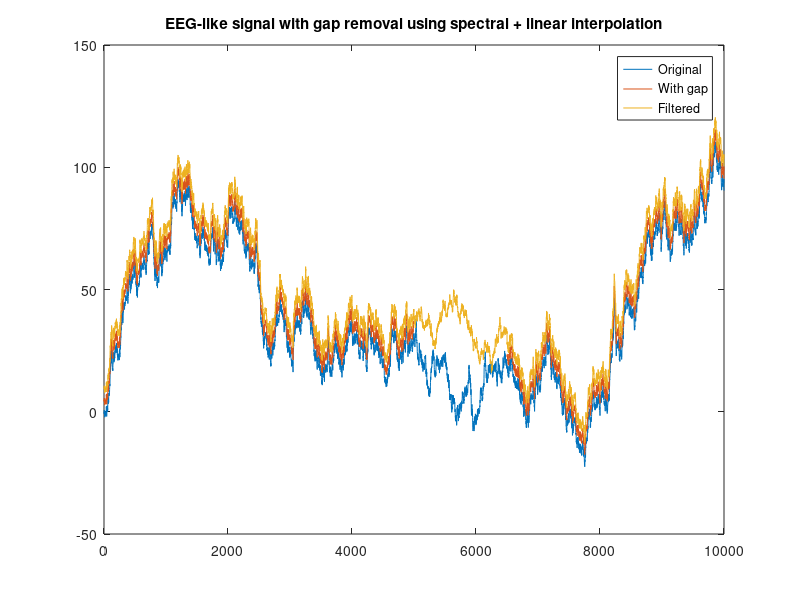

Here is the MATLAB script that generated this plot:
clc; clear all; close all;
% Clear command window, clear workspace, close all figures.
% Good practice at the start of a script.

% number of points in signal
n = 10000;
% Total length of the synthetic signal = 10 000 samples.

% create signal
[origsig,signal] = deal( cumsum( randn(n,1) ) );
% randn(n,1)       → Gaussian white noise (zero mean, variance 1)
% cumsum(...)      → cumulative sum → creates a 1/f-like random walk
%                     (low-frequency drift + higher-frequency fluctuations)
% deal(A,A)        → copies the same vector into two variables
% origsig          → untouched original signal (kept for plotting)
% signal           → working copy that will have a gap introduced

% remove a specified window
boundaryPnts = [ 5000 6500 ];
% Define the indices where the gap starts and ends:
% Gap runs from sample 5000 to 6500 inclusive (1501 points removed)

signal(boundaryPnts(1):boundaryPnts(2)) = 0/0;
% 0/0 produces NaN in MATLAB.
% This turns the entire gap into NaN values (a common way to mark missing data)

% FFTs of pre- and post-window data
fftPre = fft(signal( boundaryPnts(1)-diff(boundaryPnts)-1 : boundaryPnts(1)-1 ));
% diff(boundaryPnts) = 1500 → length of the gap - 1
% So we take 1501 points BEFORE the gap:
%   from index 5000 - 1500 - 1 = 3499 to index 4999
% These are the last 1501 valid points before the gap.
% fftPre = Fourier transform of this pre-gap segment.

fftPst = fft(signal( boundaryPnts(2)+1 : boundaryPnts(2)+diff(boundaryPnts)+1 ));
% Take 1501 points AFTER the gap:
%   from index 6501 to 6501 + 1500 = 8001
% fftPst = Fourier transform of this post-gap segment.

% interpolated signal is a combination of mixed FFTs and straight line
mixeddata = detrend(ifft( ( fftPre + fftPst ) / 2 ));
% (fftPre + fftPst)/2 → average the two spectra (same length, same frequencies)
% ifft(...)          → inverse FFT → gives a periodic signal with average spectrum
% detrend(...)       → removes any linear trend from this periodic reconstruction
% mixeddata now contains a "spectral interpolation" of length 1501

linedata = linspace(0,1,diff(boundaryPnts)+1)' * ...
           (signal(boundaryPnts(2)+1) - signal(boundaryPnts(1)-1)) + ...
           signal(boundaryPnts(1)-1);
% Create a straight line that connects the last valid point before the gap
% (signal(4999)) to the first valid point after the gap (signal(6501)).
% linspace(0,1,N)' → column vector from 0 to 1 with N points (1501 here)
% Multiplies by the total jump in amplitude → linear ramp
% Then adds the starting value → perfect straight-line connection.
% This is classic linear interpolation across the gap.

% sum together for final result
linterp = mixeddata + linedata;
% Combine the two approaches:
%   - linedata   ensures the interpolation starts and ends at the correct values
%                (preserves level and avoids jumps)
%   - mixeddata  adds back the average spectral content (oscillatory patterns,
%                including ~7 Hz alpha-like fluctuations)
% Result: smooth transition + preserved frequency content → very good for EEG!

% put the interpolated piece into the signal
filtsig = signal;                                    % copy the gappy signal
filtsig(boundaryPnts(1):boundaryPnts(2)) = linterp;  % replace gap with interpolation
% filtsig is now the final repaired signal (NaNs are gone)

% -------------------------- Plotting --------------------------
figure(1), clf
plot(1:n, [origsig signal+5 filtsig+10])
% Plot three versions vertically offset for easy comparison:
%   - original clean random walk
%   - signal with big NaN gap (appears as blank)
%   - repaired signal (filtsig)

legend({'Original'; 'With gap'; 'Filtered'})
title('EEG-like signal with gap removal using spectral + linear interpolation')
zoom on
